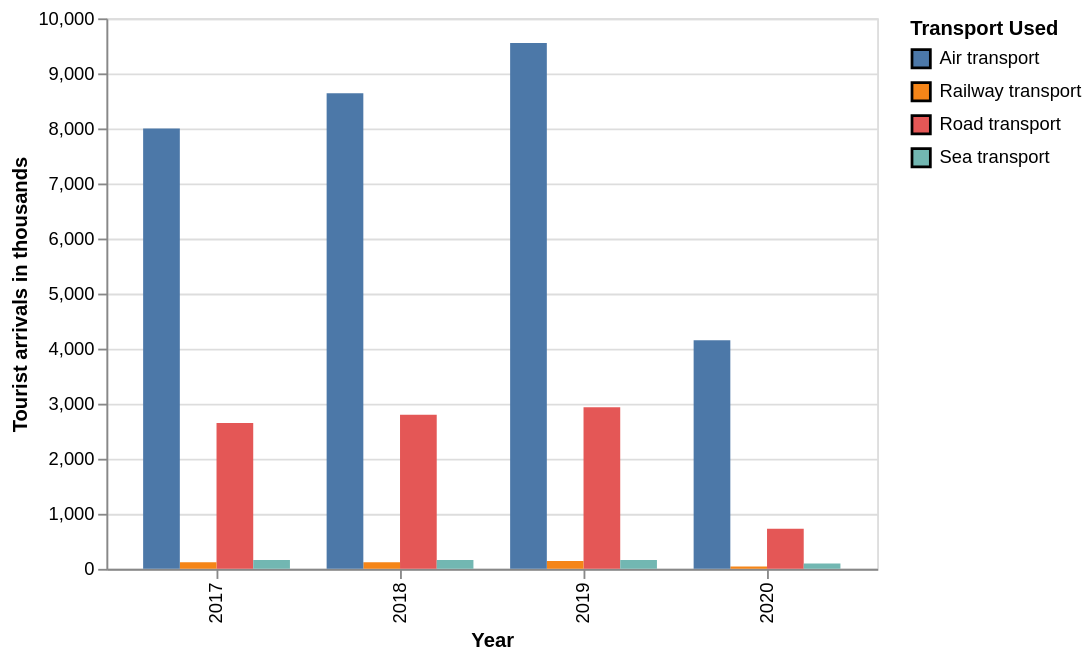

Describe this chart as a Vega-Lite specification.
### Vega-Lite specification from a JSON file in a GitHub repository (floating-point values rounded to 4 significant figures)
{"$schema": "https://vega.github.io/schema/vega-lite/v5.json", "data": {"values": [{"Year": "2017", "Transport Used": "Road transport", "Tourist arrivals in thousands": 2648.0}, {"Year": "2017", "Transport Used": "Railway transport", "Tourist arrivals in thousands": 117.8}, {"Year": "2017", "Transport Used": "Air transport", "Tourist arrivals in thousands": 7998.0}, {"Year": "2017", "Transport Used": "Sea transport", "Tourist arrivals in thousands": 161.2}, {"Year": "2018", "Transport Used": "Road transport", "Tourist arrivals in thousands": 2797.0}, {"Year": "2018", "Transport Used": "Railway transport", "Tourist arrivals in thousands": 121.9}, {"Year": "2018", "Transport Used": "Air transport", "Tourist arrivals in thousands": 8639.0}, {"Year": "2018", "Transport Used": "Sea transport", "Tourist arrivals in thousands": 162.4}, {"Year": "2019", "Transport Used": "Road transport", "Tourist arrivals in thousands": 2936.0}, {"Year": "2019", "Transport Used": "Railway transport", "Tourist arrivals in thousands": 141.7}, {"Year": "2019", "Transport Used": "Air transport", "Tourist arrivals in thousands": 9552.0}, {"Year": "2019", "Transport Used": "Sea transport", "Tourist arrivals in thousands": 162.4}, {"Year": "2020", "Transport Used": "Road transport", "Tourist arrivals in thousands": 729.9}, {"Year": "2020", "Transport Used": "Railway transport", "Tourist arrivals in thousands": 42.84}, {"Year": "2020", "Transport Used": "Air transport", "Tourist arrivals in thousands": 4151.0}, {"Year": "2020", "Transport Used": "Sea transport", "Tourist arrivals in thousands": 99.21}]}, "params": [{"name": "highlight", "select": {"type": "point", "on": "mouseover"}}, {"name": "select", "select": "point"}], "mark": {"type": "bar", "stroke": "black", "cursor": "pointer"}, "encoding": {"x": {"field": "Year"}, "y": {"field": "Tourist arrivals in thousands", "type": "quantitative"}, "xOffset": {"field": "Transport Used"}, "color": {"field": "Transport Used"}, "strokeWidth": {"condition": [{"param": "select", "empty": false, "value": 2}, {"param": "highlight", "empty": false, "value": 1}], "value": 0}, "fillOpacity": {"condition": {"param": "select", "value": 1}, "value": 0.1}, "tooltip": [{"field": "Year", "type": "nominal"}, {"field": "Transport Used", "type": "nominal"}, {"field": "Tourist arrivals in thousands", "type": "quantitative", "format": ".1f"}]}}
